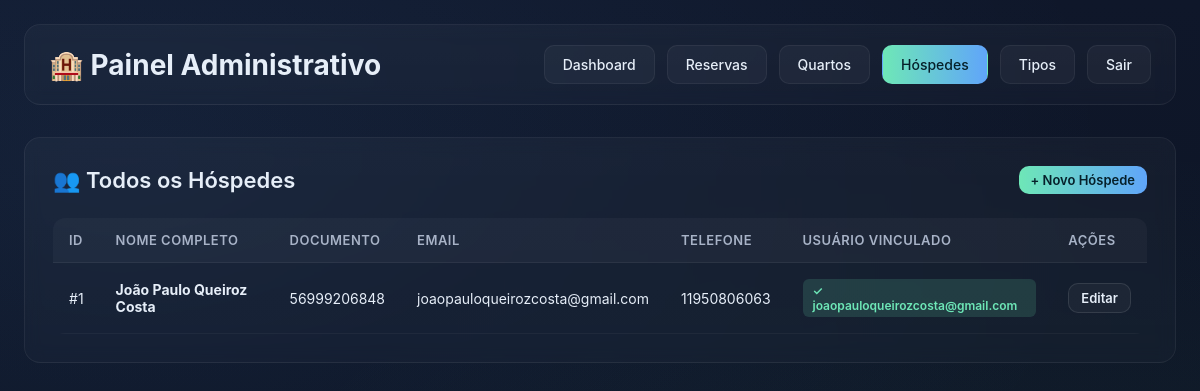
Screenshot of /admin/hospedes (signed in) with the database file from the repository.
### src/Model/models.py (models this page shows)
class Hospede(Base):
    __tablename__ = "hospede"
    id_hospede = Column(Integer,primary_key=True,autoincrement=True)
    nome_completo = Column(String(150),nullable=False)
    documento = Column(String(50),unique=True,nullable=False)
    telefone = Column(String(20))
    email = Column(String(100),unique=True)
    id_usuario_sistema = Column(Integer,ForeignKey("usuario.id"))

class Usuario(Base):
    __tablename__ = 'usuario'
    id = Column(Integer,primary_key=True,autoincrement=True)
    nome_completo = Column(String(1000),nullable=False)
    email = Column(String(500),nullable=False)
    senha_hash = Column(String(2000),nullable=False)
    perfil_id = Column(Integer,ForeignKey("perfil.id"))

### src/routes.py (the view)
@app.route("/admin/hospedes")
@admin_required
def admin_hospedes():
    db = SessionLocal()
    hospedes = db.query(Hospede).all()
    hospedes_com_usuarios = []
    for h in hospedes:
        usuario_vinculado = None
        if h.id_usuario_sistema:
            usuario_vinculado = db.query(Usuario).filter(
                Usuario.id == h.id_usuario_sistema
            ).first()
        hospedes_com_usuarios.append({
            'hospede': h,
            'usuario': usuario_vinculado
        })
    return render_template("admin/hospedes.html",
                         hospedes_data=hospedes_com_usuarios)

### src/__init__.py (called while the page is built)
@app.before_request
def log_request_info():
    app.logger.info("Requisição recebida: %s %s", request.method, request.path)

### src/templates/admin/hospedes.html (shortened to what this page needs)
<!doctype html>
<html lang="pt-BR">
<head>
  <link rel="stylesheet" href="{{ url_for('static', filename='admin.css') }}">
</head>
<body>
  <div class="admin__container">
    <header class="admin__header">
      <h1 class="admin__title">🏨 Painel Administrativo</h1>
      <nav class="admin__nav">
        <a href="{{ url_for('admin_dashboard') }}" class="admin__nav-link">Dashboard</a>
        <a href="{{ url_for('admin_reservas') }}" class="admin__nav-link">Reservas</a>
        <a href="{{ url_for('admin_quartos') }}" class="admin__nav-link">Quartos</a>
        <a href="{{ url_for('admin_hospedes') }}" class="admin__nav-link admin__nav-link--active">Hóspedes</a>
        <a href="{{ url_for('admin_tipos_quarto') }}" class="admin__nav-link">Tipos</a>
        <a href="{{ url_for('logout') }}" class="admin__nav-link">Sair</a>
      </nav>
    </header>
    <div class="admin__card">
      <div class="admin__card-header">
        <h2 class="admin__card-title">👥 Todos os Hóspedes</h2>
        <a href="{{ url_for('admin_novo_hospede') }}" class="admin__btn admin__btn--primary admin__btn--small">
          + Novo Hóspede
        </a>
      </div>
      {% if hospedes_data %}
        <div class="admin__table-wrapper">
          <table class="admin__table">
            <thead>
              <tr>
                <th>ID</th>
                <th>Nome Completo</th>
                <th>Documento</th>
                <th>Email</th>
                <th>Telefone</th>
                <th>Usuário Vinculado</th>
                <th>Ações</th>
              </tr>
            </thead>
            <tbody>
              {% for item in hospedes_data %}
                <tr>
                  <td>#{{ item.hospede.id_hospede }}</td>
                  <td><strong>{{ item.hospede.nome_completo }}</strong></td>
                  <td>{{ item.hospede.documento }}</td>
                  <td>{{ item.hospede.email or '-' }}</td>
                  <td>{{ item.hospede.telefone or '-' }}</td>
                  <td>
                    {% if item.usuario %}
                      <span class="admin__badge admin__badge--success">
                        ✓ {{ item.usuario.email }}
                      </span>
                    {% else %}
                      <span class="admin__badge admin__badge--warning">
                        ✗ Não vinculado
                      </span>
                    {% endif %}
                  </td>
                  <td>
                    <div class="admin__table-actions">
                      <a href="{{ url_for('admin_editar_hospede', id_hospede=item.hospede.id_hospede) }}"
                         class="admin__btn admin__btn--secondary admin__btn--small">
                        Editar
                      </a>
                    </div>
                  </td>
                </tr>
              {% endfor %}
            </tbody>
          </table>
        </div>
      {% endif %}
    </div>
  </div>
</body>
</html>

### src/static/admin.css (style rules this page uses)
:root { --bg1: #0f172a; --bg2: #0b1220; --accent: #6ee7b7; --accent-2: #60a5fa; --glass: rgba(255,255,255,0.04); --text: #e6eef8; --muted: #a8b3c7; --danger: #f87171; --warning: #facc15; --success: #6ee7b7; font-family: Inter, ui-sans-serif, system-ui, -apple-system, "Segoe UI", Roboto; }
* { box-sizing: border-box; margin: 0; padding: 0; }
html, body { height: 100%; }
body { background: radial-gradient(1000px 600px at 10% 20%, rgba(96,165,250,0.08), transparent), radial-gradient(900px 500px at 90% 80%, rgba(110,231,183,0.06), transparent), linear-gradient(180deg, var(--bg1), var(--bg2)); color: var(--text); min-height: 100vh; }
.admin__container { max-width: 1400px; margin: 0 auto; padding: 24px; }
.admin__header { display: flex; justify-content: space-between; align-items: center; margin-bottom: 32px; padding: 20px 24px; background: linear-gradient(180deg, rgba(255,255,255,0.03), rgba(255,255,255,0.02)); border: 1px solid rgba(255,255,255,0.06); border-radius: 16px; backdrop-filter: blur(8px); }
.admin__title { font-size: 28px; font-weight: 700; margin: 0; }
.admin__nav { display: flex; gap: 12px; }
.admin__nav-link { padding: 10px 18px; background: var(--glass); border: 1px solid rgba(255,255,255,0.06); border-radius: 10px; color: var(--text); text-decoration: none; font-size: 14px; font-weight: 500; transition: all 0.2s ease; }
.admin__nav-link--active { background: linear-gradient(90deg, var(--accent), var(--accent-2)); color: #06202a; border-color: transparent; }
.admin__card { background: linear-gradient(180deg, rgba(255,255,255,0.03), rgba(255,255,255,0.02)); border: 1px solid rgba(255,255,255,0.06); border-radius: 16px; padding: 28px; backdrop-filter: blur(8px); margin-bottom: 24px; }
.admin__card-header { display: flex; justify-content: space-between; align-items: center; margin-bottom: 24px; }
.admin__card-title { font-size: 22px; font-weight: 600; margin: 0; }
.admin__btn { padding: 10px 18px; border-radius: 10px; border: none; cursor: pointer; font-weight: 600; font-size: 14px; transition: all 0.2s ease; text-decoration: none; display: inline-block; }
.admin__btn--primary { background: linear-gradient(90deg, var(--accent), var(--accent-2)); color: #06202a; }
.admin__btn--secondary { background: var(--glass); border: 1px solid rgba(255,255,255,0.1); color: var(--text); }
.admin__btn--small { padding: 6px 12px; font-size: 13px; }
.admin__table-wrapper { overflow-x: auto; border-radius: 12px; }
.admin__table { width: 100%; border-collapse: collapse; }
.admin__table thead { background: rgba(255,255,255,0.03); }
.admin__table th { padding: 14px 16px; text-align: left; font-size: 13px; font-weight: 600; color: var(--muted); text-transform: uppercase; letter-spacing: 0.5px; border-bottom: 1px solid rgba(255,255,255,0.06); }
.admin__table td { padding: 16px; border-bottom: 1px solid rgba(255,255,255,0.04); font-size: 14px; }
.admin__table tbody tr { transition: background 0.15s ease; }
.admin__badge { display: inline-block; padding: 4px 10px; border-radius: 6px; font-size: 12px; font-weight: 600; }
.admin__badge--success { background: rgba(110,231,183,0.15); color: var(--success); }
.admin__table-actions { display: flex; gap: 8px; }

### rows the page displays
Hospede: hospede.id_hospede "1", hospede.nome_completo "João Paulo Queiroz Costa", hospede.documento "56999206848", hospede "joaopauloqueirozcosta@gmail.com", hospede "11950806063"
Usuario: usuario.email "joaopauloqueirozcosta@gmail.com"
